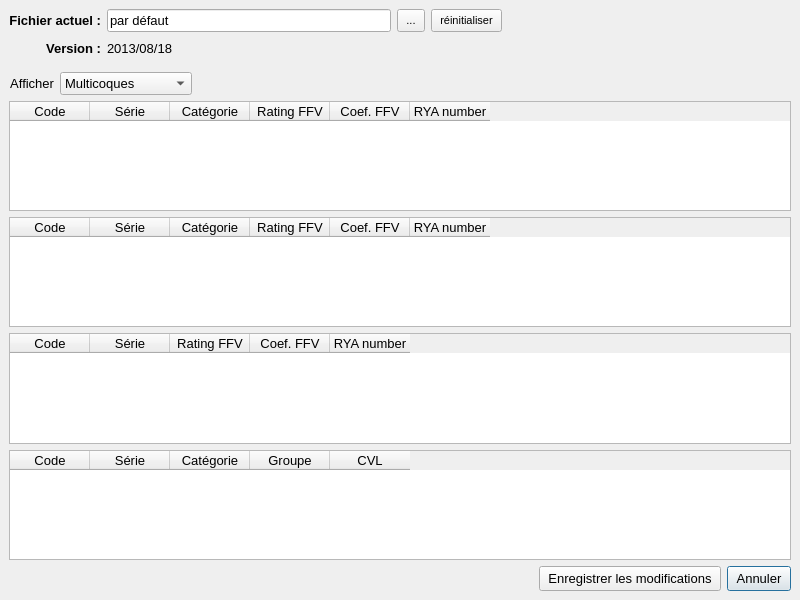
<?xml version="1.0" encoding="UTF-8"?>
<ui version="4.0">
 <class>FenRatings</class>
 <widget class="QMainWindow" name="FenRatings">
  <property name="geometry">
   <rect>
    <x>0</x>
    <y>0</y>
    <width>800</width>
    <height>600</height>
   </rect>
  </property>
  <property name="font">
   <font>
    <pointsize>10</pointsize>
   </font>
  </property>
  <property name="windowTitle">
   <string>Ratings utilisés...</string>
  </property>
  <widget class="QWidget" name="centralwidget">
   <layout class="QGridLayout" name="gridLayout_4">
    <item row="0" column="0">
     <layout class="QGridLayout" name="gridLayout" rowstretch="0,1,0">
      <property name="sizeConstraint">
       <enum>QLayout::SetDefaultConstraint</enum>
      </property>
      <item row="0" column="0">
       <layout class="QGridLayout" name="gridLayout_3">
        <item row="0" column="3">
         <widget class="QPushButton" name="fichier_defaut">
          <property name="font">
           <font>
            <pointsize>8</pointsize>
           </font>
          </property>
          <property name="styleSheet">
           <string notr="true">padding: 4px 8px;</string>
          </property>
          <property name="text">
           <string>réinitialiser</string>
          </property>
         </widget>
        </item>
        <item row="1" column="1">
         <widget class="QLabel" name="version_i">
          <property name="font">
           <font>
            <pointsize>10</pointsize>
           </font>
          </property>
          <property name="text">
           <string>2013/08/18</string>
          </property>
         </widget>
        </item>
        <item row="1" column="0">
         <widget class="QLabel" name="version_t">
          <property name="font">
           <font>
            <pointsize>10</pointsize>
            <weight>75</weight>
            <bold>true</bold>
           </font>
          </property>
          <property name="styleSheet">
           <string notr="true">font-weight: bold;</string>
          </property>
          <property name="text">
           <string>Version :</string>
          </property>
          <property name="alignment">
           <set>Qt::AlignRight|Qt::AlignTrailing|Qt::AlignVCenter</set>
          </property>
         </widget>
        </item>
        <item row="1" column="4">
         <spacer name="version_spacer">
          <property name="orientation">
           <enum>Qt::Horizontal</enum>
          </property>
          <property name="sizeHint" stdset="0">
           <size>
            <width>40</width>
            <height>20</height>
           </size>
          </property>
         </spacer>
        </item>
        <item row="0" column="4">
         <spacer name="fichier_spacer">
          <property name="orientation">
           <enum>Qt::Horizontal</enum>
          </property>
          <property name="sizeHint" stdset="0">
           <size>
            <width>40</width>
            <height>20</height>
           </size>
          </property>
         </spacer>
        </item>
        <item row="0" column="0">
         <widget class="QLabel" name="fichier_t">
          <property name="font">
           <font>
            <pointsize>10</pointsize>
            <weight>75</weight>
            <bold>true</bold>
           </font>
          </property>
          <property name="styleSheet">
           <string notr="true">font-weight: bold;</string>
          </property>
          <property name="text">
           <string>Fichier actuel :</string>
          </property>
          <property name="alignment">
           <set>Qt::AlignRight|Qt::AlignTrailing|Qt::AlignVCenter</set>
          </property>
         </widget>
        </item>
        <item row="0" column="2">
         <widget class="QPushButton" name="fichier_choisir">
          <property name="maximumSize">
           <size>
            <width>30</width>
            <height>16777215</height>
           </size>
          </property>
          <property name="font">
           <font>
            <pointsize>8</pointsize>
           </font>
          </property>
          <property name="styleSheet">
           <string notr="true">padding: 4px 8px;</string>
          </property>
          <property name="text">
           <string>...</string>
          </property>
         </widget>
        </item>
        <item row="2" column="0" colspan="5">
         <layout class="QHBoxLayout" name="horizontalLayout">
          <property name="topMargin">
           <number>8</number>
          </property>
          <item>
           <widget class="QLabel" name="label">
            <property name="font">
             <font>
              <pointsize>10</pointsize>
             </font>
            </property>
            <property name="text">
             <string>Afficher</string>
            </property>
            <property name="alignment">
             <set>Qt::AlignRight|Qt::AlignTrailing|Qt::AlignVCenter</set>
            </property>
           </widget>
          </item>
          <item>
           <widget class="QComboBox" name="show">
            <property name="sizePolicy">
             <sizepolicy hsizetype="Preferred" vsizetype="Fixed">
              <horstretch>0</horstretch>
              <verstretch>0</verstretch>
             </sizepolicy>
            </property>
            <property name="minimumSize">
             <size>
              <width>0</width>
              <height>0</height>
             </size>
            </property>
            <property name="maximumSize">
             <size>
              <width>16777215</width>
              <height>16777215</height>
             </size>
            </property>
            <property name="sizeAdjustPolicy">
             <enum>QComboBox::AdjustToContents</enum>
            </property>
            <item>
             <property name="text">
              <string>Multicoques</string>
             </property>
            </item>
            <item>
             <property name="text">
              <string>Dériveurs</string>
             </property>
            </item>
            <item>
             <property name="text">
              <string>Quillards de sport</string>
             </property>
            </item>
            <item>
             <property name="text">
              <string>Habitables</string>
             </property>
            </item>
           </widget>
          </item>
          <item>
           <spacer name="horizontalSpacer_2">
            <property name="orientation">
             <enum>Qt::Horizontal</enum>
            </property>
            <property name="sizeType">
             <enum>QSizePolicy::Expanding</enum>
            </property>
            <property name="sizeHint" stdset="0">
             <size>
              <width>40</width>
              <height>20</height>
             </size>
            </property>
           </spacer>
          </item>
         </layout>
        </item>
        <item row="0" column="1">
         <widget class="QLineEdit" name="fichier_i">
          <property name="text">
           <string>par défaut</string>
          </property>
          <property name="readOnly">
           <bool>true</bool>
          </property>
         </widget>
        </item>
       </layout>
      </item>
      <item row="2" column="0">
       <layout class="QGridLayout" name="gridLayout_2">
        <property name="sizeConstraint">
         <enum>QLayout::SetDefaultConstraint</enum>
        </property>
        <item row="0" column="1">
         <widget class="QPushButton" name="save">
          <property name="font">
           <font>
            <pointsize>10</pointsize>
           </font>
          </property>
          <property name="styleSheet">
           <string notr="true">padding: 4px 8px;</string>
          </property>
          <property name="text">
           <string>Enregistrer les modifications</string>
          </property>
         </widget>
        </item>
        <item row="0" column="2">
         <widget class="QPushButton" name="cancel">
          <property name="font">
           <font>
            <pointsize>10</pointsize>
           </font>
          </property>
          <property name="styleSheet">
           <string notr="true">padding: 4px 8px;</string>
          </property>
          <property name="text">
           <string>Annuler</string>
          </property>
          <property name="default">
           <bool>true</bool>
          </property>
          <property name="flat">
           <bool>false</bool>
          </property>
         </widget>
        </item>
        <item row="0" column="0">
         <spacer name="horizontalSpacer">
          <property name="orientation">
           <enum>Qt::Horizontal</enum>
          </property>
          <property name="sizeHint" stdset="0">
           <size>
            <width>40</width>
            <height>20</height>
           </size>
          </property>
         </spacer>
        </item>
       </layout>
      </item>
      <item row="1" column="0">
       <layout class="QVBoxLayout" name="verticalLayout">
        <item>
         <widget class="QTableWidget" name="tableMulticoques">
          <property name="editTriggers">
           <set>QAbstractItemView::NoEditTriggers</set>
          </property>
          <property name="selectionMode">
           <enum>QAbstractItemView::NoSelection</enum>
          </property>
          <property name="sortingEnabled">
           <bool>false</bool>
          </property>
          <attribute name="horizontalHeaderVisible">
           <bool>true</bool>
          </attribute>
          <attribute name="horizontalHeaderDefaultSectionSize">
           <number>80</number>
          </attribute>
          <attribute name="horizontalHeaderShowSortIndicator" stdset="0">
           <bool>true</bool>
          </attribute>
          <attribute name="horizontalHeaderStretchLastSection">
           <bool>false</bool>
          </attribute>
          <attribute name="verticalHeaderVisible">
           <bool>false</bool>
          </attribute>
          <column>
           <property name="text">
            <string>Code</string>
           </property>
          </column>
          <column>
           <property name="text">
            <string>Série</string>
           </property>
          </column>
          <column>
           <property name="text">
            <string>Catégorie</string>
           </property>
          </column>
          <column>
           <property name="text">
            <string>Rating FFV</string>
           </property>
          </column>
          <column>
           <property name="text">
            <string>Coef. FFV</string>
           </property>
          </column>
          <column>
           <property name="text">
            <string>RYA number</string>
           </property>
          </column>
         </widget>
        </item>
        <item>
         <widget class="QTableWidget" name="tableDeriveurs">
          <property name="editTriggers">
           <set>QAbstractItemView::NoEditTriggers</set>
          </property>
          <property name="selectionMode">
           <enum>QAbstractItemView::NoSelection</enum>
          </property>
          <property name="sortingEnabled">
           <bool>false</bool>
          </property>
          <attribute name="horizontalHeaderDefaultSectionSize">
           <number>80</number>
          </attribute>
          <attribute name="horizontalHeaderShowSortIndicator" stdset="0">
           <bool>true</bool>
          </attribute>
          <attribute name="verticalHeaderVisible">
           <bool>false</bool>
          </attribute>
          <column>
           <property name="text">
            <string>Code</string>
           </property>
          </column>
          <column>
           <property name="text">
            <string>Série</string>
           </property>
          </column>
          <column>
           <property name="text">
            <string>Catégorie</string>
           </property>
          </column>
          <column>
           <property name="text">
            <string>Rating FFV</string>
           </property>
          </column>
          <column>
           <property name="text">
            <string>Coef. FFV</string>
           </property>
          </column>
          <column>
           <property name="text">
            <string>RYA number</string>
           </property>
          </column>
         </widget>
        </item>
        <item>
         <widget class="QTableWidget" name="tableQuillards">
          <property name="editTriggers">
           <set>QAbstractItemView::NoEditTriggers</set>
          </property>
          <property name="selectionMode">
           <enum>QAbstractItemView::NoSelection</enum>
          </property>
          <attribute name="horizontalHeaderDefaultSectionSize">
           <number>80</number>
          </attribute>
          <attribute name="horizontalHeaderShowSortIndicator" stdset="0">
           <bool>true</bool>
          </attribute>
          <attribute name="verticalHeaderVisible">
           <bool>false</bool>
          </attribute>
          <column>
           <property name="text">
            <string>Code</string>
           </property>
          </column>
          <column>
           <property name="text">
            <string>Série</string>
           </property>
          </column>
          <column>
           <property name="text">
            <string>Rating FFV</string>
           </property>
          </column>
          <column>
           <property name="text">
            <string>Coef. FFV</string>
           </property>
          </column>
          <column>
           <property name="text">
            <string>RYA number</string>
           </property>
          </column>
         </widget>
        </item>
        <item>
         <widget class="QTableWidget" name="tableHabitables">
          <property name="enabled">
           <bool>true</bool>
          </property>
          <property name="maximumSize">
           <size>
            <width>16777215</width>
            <height>16777215</height>
           </size>
          </property>
          <property name="editTriggers">
           <set>QAbstractItemView::NoEditTriggers</set>
          </property>
          <property name="selectionMode">
           <enum>QAbstractItemView::NoSelection</enum>
          </property>
          <attribute name="horizontalHeaderDefaultSectionSize">
           <number>80</number>
          </attribute>
          <attribute name="horizontalHeaderShowSortIndicator" stdset="0">
           <bool>true</bool>
          </attribute>
          <attribute name="verticalHeaderVisible">
           <bool>false</bool>
          </attribute>
          <column>
           <property name="text">
            <string>Code</string>
           </property>
          </column>
          <column>
           <property name="text">
            <string>Série</string>
           </property>
          </column>
          <column>
           <property name="text">
            <string>Catégorie</string>
           </property>
          </column>
          <column>
           <property name="text">
            <string>Groupe</string>
           </property>
          </column>
          <column>
           <property name="text">
            <string>CVL</string>
           </property>
          </column>
         </widget>
        </item>
       </layout>
      </item>
     </layout>
    </item>
   </layout>
  </widget>
 </widget>
 <resources/>
 <connections/>
</ui>
